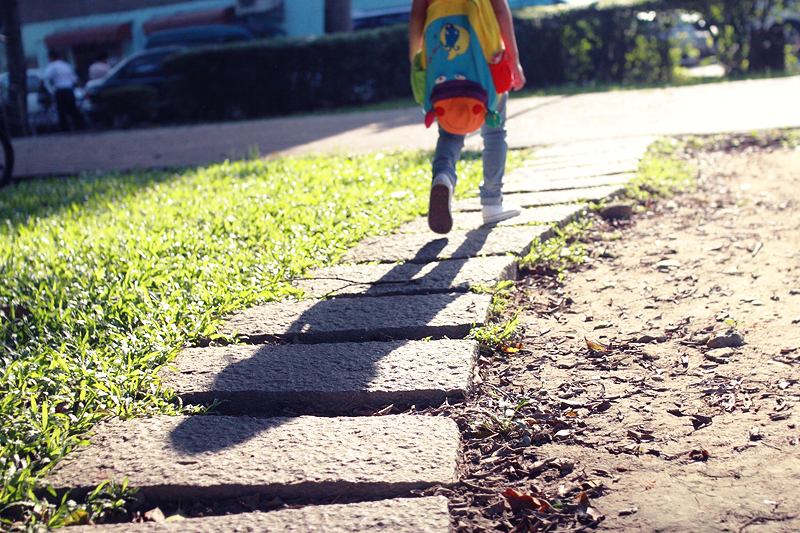
%> input picture Computer EX.45/4.jpg, 800 x 533 px
$ octave ex4_1.m   (GNU Octave 9; MATLAB toolbox functions it lacks are replaced by stand-ins)
%> lines starting %> are read from the running program, lines starting %| are printed output that depends on the picture
img = double(imread('4.jpg'));
img_new = zeros(533,800,3);
for i = 1:533
    for j = 1:800
        c1 = atan(img(i,j,1)/max(img(i,j,2:3)));
        a = img(i,j,1);
        b = img(i,j,3);
        c2 = atan(img(i,j,2)/max(a,b));
        c3 = atan(img(i,j,3)/max(img(i,j,1:2)));
        img_new(i,j,1) = c1;
        img_new(i,j,2) = c2;
        img_new(i,j,3) = c3;
    end
end
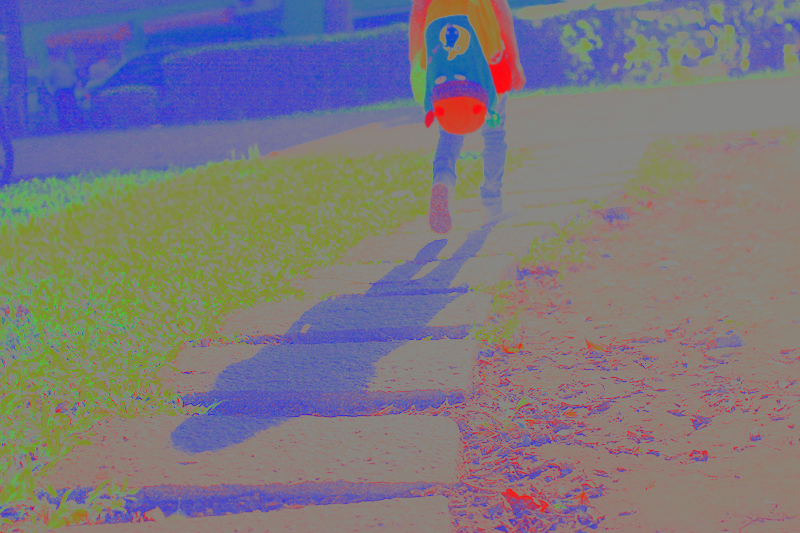
%> img_new: size 533x800x3 double; mean R, G, B 0.718, 0.693, 0.743; drawn with min black and max white

imshow(img_new);
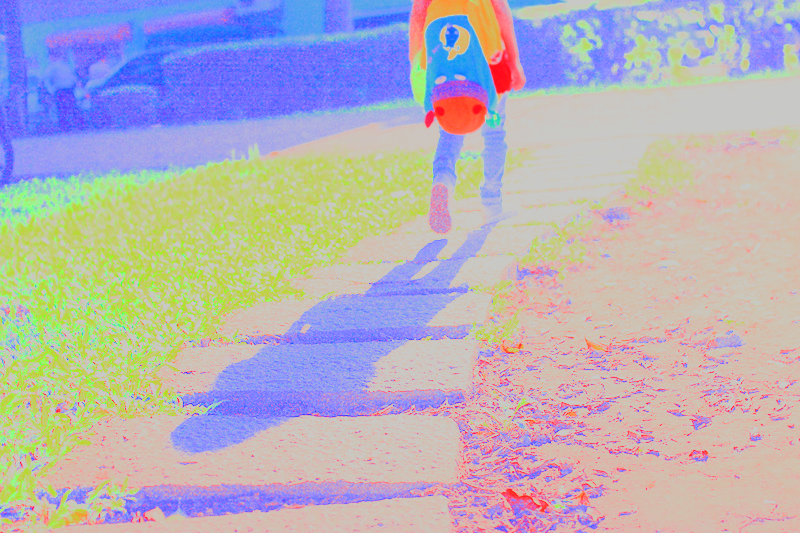
%> displayed picture: size 533x800x3, on the screen's scale of 0 to 255; mean R, G, B 182.3, 176.7, 186.7
